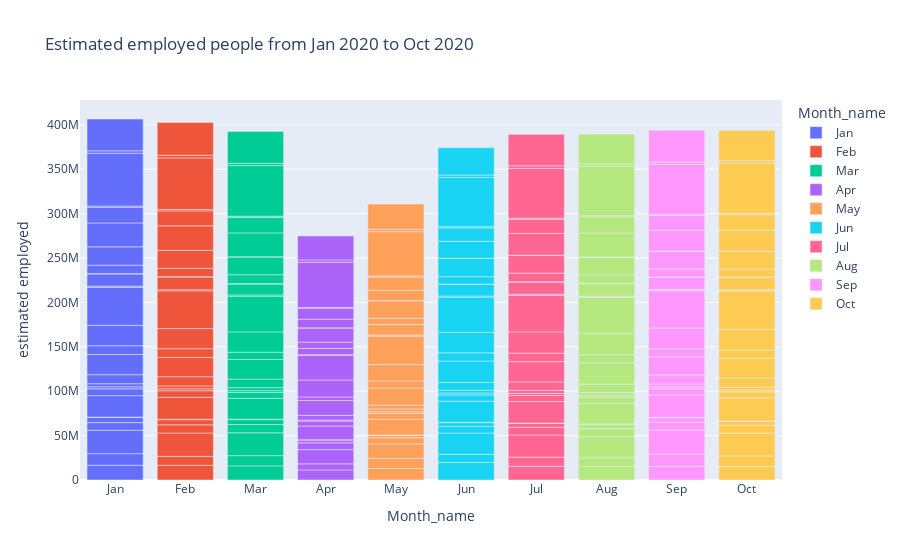

The notebook cell this image was saved under:
### Code cell
fig = px.bar(df,x='Month_name',y='estimated employed',color='Month_name',
            category_orders ={'month':['Jan','Feb','Mar','Apr','May','Jun','Jul','Aug','Sep','Oct']},
            title='Estimated employed people from Jan 2020 to Oct 2020')
fig.show()

### Figure 1 — Plotly figure (JSON) as saved in the notebook; plotly's stock layout.template omitted (floating-point values rounded to 4 significant figures)
{"data": [{"alignmentgroup": "True", "hovertemplate": "Month_name=%{x}<br>estimated employed=%{y}<extra></extra>", "legendgroup": "Jan", "marker": {"color": "#636efa", "pattern": {"shape": ""}}, "name": "Jan", "offsetgroup": "Jan", "orientation": "v", "showlegend": true, "textposition": "auto", "type": "bar", "x": ["Jan", "Jan", "Jan", "Jan", "Jan", "Jan", "Jan", "Jan", "Jan", "Jan", "Jan", "Jan", "Jan", "Jan", "Jan", "Jan", "Jan", "Jan", "Jan", "Jan", "Jan", "Jan", "Jan", "Jan", "Jan", "Jan"], "xaxis": "x", "y": [16635535, 13051904, 26397671, 8552172, 5805284, 416750, 24126346, 7693231, 2287632, 3453025, 10198029, 22688028, 9904534, 23018632, 42596868, 1491093, 13743448, 457950, 9442093, 20641716, 26881641, 17609295, 1508130, 59433759, 2711639, 35820789], "yaxis": "y"}, {"alignmentgroup": "True", "hovertemplate": "Month_name=%{x}<br>estimated employed=%{y}<extra></extra>", "legendgroup": "Feb", "marker": {"color": "#EF553B", "pattern": {"shape": ""}}, "name": "Feb", "offsetgroup": "Feb", "orientation": "v", "showlegend": true, "textposition": "auto", "type": "bar", "x": ["Feb", "Feb", "Feb", "Feb", "Feb", "Feb", "Feb", "Feb", "Feb", "Feb", "Feb", "Feb", "Feb", "Feb", "Feb", "Feb", "Feb", "Feb", "Feb", "Feb", "Feb", "Feb", "Feb", "Feb", "Feb", "Feb"], "xaxis": "x", "y": [16545652, 10088268, 26281655, 9195114, 5856307, 478068, 24757795, 7322942, 2180268, 3223513, 10425425, 21677719, 9828023, 22711479, 42416317, 1346829, 14280735, 493961, 9229047, 20328915, 27570589, 16825970, 1584686, 58060531, 3020931, 36964178], "yaxis": "y"}, {"alignmentgroup": "True", "hovertemplate": "Month_name=%{x}<br>estimated employed=%{y}<extra></extra>", "legendgroup": "Mar", "marker": {"color": "#00cc96", "pattern": {"shape": ""}}, "name": "Mar", "offsetgroup": "Mar", "orientation": "v", "showlegend": true, "textposition": "auto", "type": "bar", "x": ["Mar", "Mar", "Mar", "Mar", "Mar", "Mar", "Mar", "Mar", "Mar", "Mar", "Mar", "Mar", "Mar", "Mar", "Mar", "Mar", "Mar", "Mar", "Mar", "Mar", "Mar", "Mar", "Mar", "Mar", "Mar", "Mar", "Mar"], "xaxis": "x", "y": [15881197, 11542888, 25717519, 9302317, 5553805, 411761, 23566641, 6641555, 2021858, 3359107, 9638115, 22079653, 8221728, 22867164, 40196806, 1482351, 12272109, 421028, 9975485, 20024680, 262895, 26830768, 17341613, 1511217, 56976338, 2539302, 35903917], "yaxis": "y"}, {"alignmentgroup": "True", "hovertemplate": "Month_name=%{x}<br>estimated employed=%{y}<extra></extra>", "legendgroup": "Apr", "marker": {"color": "#ab63fa", "pattern": {"shape": ""}}, "name": "Apr", "offsetgroup": "Apr", "orientation": "v", "showlegend": true, "textposition": "auto", "type": "bar", "x": ["Apr", "Apr", "Apr", "Apr", "Apr", "Apr", "Apr", "Apr", "Apr", "Apr", "Apr", "Apr", "Apr", "Apr", "Apr", "Apr", "Apr", "Apr", "Apr", "Apr", "Apr", "Apr", "Apr", "Apr", "Apr", "Apr"], "xaxis": "x", "y": [11336911, 6830817, 16046236, 7600448, 3119274, 500614, 15288878, 5647630, 1131128, 5335262, 16718395, 3933276, 19041832, 27689253, 965057, 6865693, 117542, 7020565, 15984142, 215303, 9719167, 12172230, 971514, 50915056, 2720115, 26938836], "yaxis": "y"}, {"alignmentgroup": "True", "hovertemplate": "Month_name=%{x}<br>estimated employed=%{y}<extra></extra>", "legendgroup": "May", "marker": {"color": "#FFA15A", "pattern": {"shape": ""}}, "name": "May", "offsetgroup": "May", "orientation": "v", "showlegend": true, "textposition": "auto", "type": "bar", "x": ["May", "May", "May", "May", "May", "May", "May", "May", "May", "May", "May", "May", "May", "May", "May", "May", "May", "May", "May", "May", "May", "May", "May", "May", "May", "May", "May"], "xaxis": "x", "y": [12988845, 11367897, 16280203, 6991217, 2632404, 378244, 17836936, 6437868, 1897639, 3246493, 4145385, 19397853, 7921962, 18443927, 32116847, 1215064, 11730937, 172308, 6872938, 19826602, 193427, 11483256, 14977774, 1290986, 49801902, 2694072, 28356675], "yaxis": "y"}, {"alignmentgroup": "True", "hovertemplate": "Month_name=%{x}<br>estimated employed=%{y}<extra></extra>", "legendgroup": "Jun", "marker": {"color": "#19d3f3", "pattern": {"shape": ""}}, "name": "Jun", "offsetgroup": "Jun", "orientation": "v", "showlegend": true, "textposition": "auto", "type": "bar", "x": ["Jun", "Jun", "Jun", "Jun", "Jun", "Jun", "Jun", "Jun", "Jun", "Jun", "Jun", "Jun", "Jun", "Jun", "Jun", "Jun", "Jun", "Jun", "Jun", "Jun", "Jun", "Jun", "Jun", "Jun", "Jun", "Jun", "Jun"], "xaxis": "x", "y": [19805400, 9095944, 23963933, 7332807, 4418914, 489111, 23657055, 6951934, 2199683, 3202336, 8622722, 24215057, 9228268, 23054646, 39708538, 1350794, 12903993, 367135, 8390766, 20506612, 221058, 19096847, 15108910, 1494140, 55380649, 2656071, 30726310], "yaxis": "y"}, {"alignmentgroup": "True", "hovertemplate": "Month_name=%{x}<br>estimated employed=%{y}<extra></extra>", "legendgroup": "Jul", "marker": {"color": "#FF6692", "pattern": {"shape": ""}}, "name": "Jul", "offsetgroup": "Jul", "orientation": "v", "showlegend": true, "textposition": "auto", "type": "bar", "x": ["Jul", "Jul", "Jul", "Jul", "Jul", "Jul", "Jul", "Jul", "Jul", "Jul", "Jul", "Jul", "Jul", "Jul", "Jul", "Jul", "Jul", "Jul", "Jul", "Jul", "Jul", "Jul", "Jul", "Jul", "Jul", "Jul", "Jul"], "xaxis": "x", "y": [15431615, 10286757, 24989370, 8620294, 4291053, 458876, 24276120, 6800652, 2229456, 3558889, 9521900, 22885616, 9504420, 23940158, 40998545, 1448106, 13614400, 386563, 9732417, 19932393, 265175, 24572827, 15679417, 1348849, 56201654, 2938552, 35372506], "yaxis": "y"}, {"alignmentgroup": "True", "hovertemplate": "Month_name=%{x}<br>estimated employed=%{y}<extra></extra>", "legendgroup": "Aug", "marker": {"color": "#B6E880", "pattern": {"shape": ""}}, "name": "Aug", "offsetgroup": "Aug", "orientation": "v", "showlegend": true, "textposition": "auto", "type": "bar", "x": ["Aug", "Aug", "Aug", "Aug", "Aug", "Aug", "Aug", "Aug", "Aug", "Aug", "Aug", "Aug", "Aug", "Aug", "Aug", "Aug", "Aug", "Aug", "Aug", "Aug", "Aug", "Aug", "Aug", "Aug", "Aug", "Aug", "Aug"], "xaxis": "x", "y": [15251776, 9781310, 23795534, 9050422, 4850107, 473016, 22817232, 7113788, 2029740, 3429950, 9331640, 24094289, 9031944, 23619011, 40963616, 1357643, 14154039, 396006, 9386169, 20014060, 244462, 27046415, 18185429, 1318621, 55831744, 2717528, 33298644], "yaxis": "y"}, {"alignmentgroup": "True", "hovertemplate": "Month_name=%{x}<br>estimated employed=%{y}<extra></extra>", "legendgroup": "Sep", "marker": {"color": "#FF97FF", "pattern": {"shape": ""}}, "name": "Sep", "offsetgroup": "Sep", "orientation": "v", "showlegend": true, "textposition": "auto", "type": "bar", "x": ["Sep", "Sep", "Sep", "Sep", "Sep", "Sep", "Sep", "Sep", "Sep", "Sep", "Sep", "Sep", "Sep", "Sep", "Sep", "Sep", "Sep", "Sep", "Sep", "Sep", "Sep", "Sep", "Sep", "Sep", "Sep", "Sep", "Sep"], "xaxis": "x", "y": [15220312, 14107641, 26902907, 9021854, 4958373, 425004, 25010199, 7132439, 2237480, 3210281, 10185670, 20127176, 9240913, 23341952, 42042911, 1459726, 13608422, 411717, 8980432, 20149594, 231798, 23025845, 16961448, 1368244, 56106836, 2695230, 35707239], "yaxis": "y"}, {"alignmentgroup": "True", "hovertemplate": "Month_name=%{x}<br>estimated employed=%{y}<extra></extra>", "legendgroup": "Oct", "marker": {"color": "#FECB52", "pattern": {"shape": ""}}, "name": "Oct", "offsetgroup": "Oct", "orientation": "v", "showlegend": true, "textposition": "auto", "type": "bar", "x": ["Oct", "Oct", "Oct", "Oct", "Oct", "Oct", "Oct", "Oct", "Oct", "Oct", "Oct", "Oct", "Oct", "Oct", "Oct", "Oct", "Oct", "Oct", "Oct", "Oct", "Oct", "Oct", "Oct", "Oct", "Oct", "Oct", "Oct"], "xaxis": "x", "y": [15157557, 11949329, 25693252, 8546847, 4842698, 392304, 25970259, 6698551, 2123965, 3106691, 10302276, 22356390, 9152881, 23144552, 43317881, 1381490, 14094553, 428419, 8800430, 19908808, 242068, 23651626, 17578739, 1576529, 56539521, 2739309, 33962549], "yaxis": "y"}], "layout": {"barmode": "relative", "legend": {"title": {"text": "Month_name"}, "tracegroupgap": 0}, "title": {"text": "Estimated employed people from Jan 2020 to Oct 2020"}, "xaxis": {"anchor": "y", "categoryarray": ["Jan", "Feb", "Mar", "Apr", "May", "Jun", "Jul", "Aug", "Sep", "Oct"], "categoryorder": "array", "domain": [0, 1], "title": {"text": "Month_name"}}, "yaxis": {"anchor": "x", "domain": [0, 1], "title": {"text": "estimated employed"}}}}
